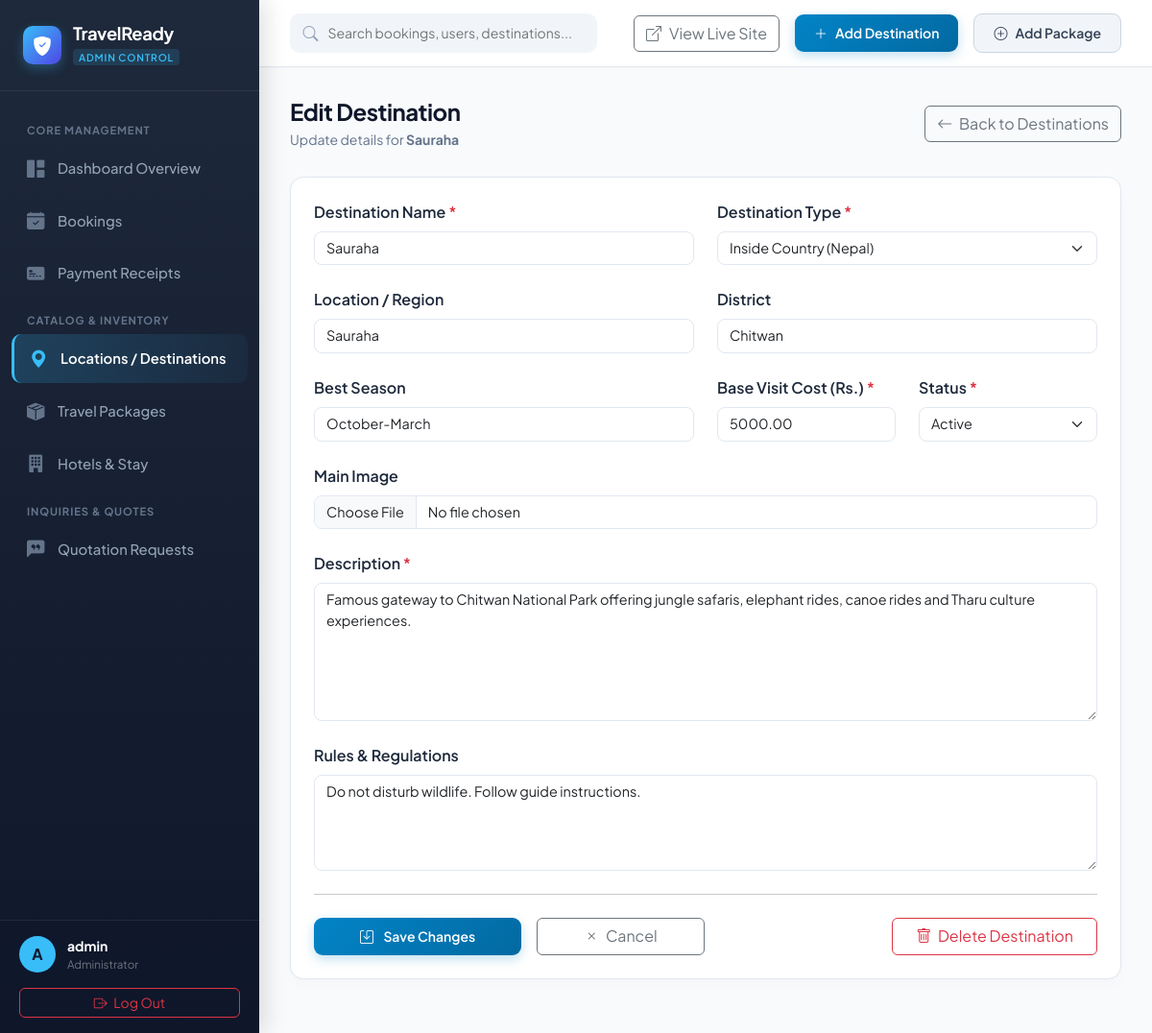
The page /dashboard/admin/destinations/1/edit/ (signed in) on the database its author committed.
### apps/destinations/models.py (models this page shows, shortened)
class Destination(models.Model):
    DESTINATION_TYPE = [
        ('INSIDE_COUNTRY', 'Inside Country'),
        ('OUTSIDE_COUNTRY', 'Outside Country'),
    ]
    STATUS = [
        ('Active', 'Active'),
        ('Inactive', 'Inactive'),
    ]
    name = models.CharField(max_length=200)
    slug = models.SlugField(unique=True, max_length=200)
    destination_type = models.CharField(
        max_length=20,
        choices=DESTINATION_TYPE,
        default='INSIDE_COUNTRY',
    )
    location = models.CharField(max_length=200, blank=True)
    district = models.CharField(max_length=100, blank=True)
    description = models.TextField()
    main_image = models.ImageField(
        upload_to='destinations/main/',
        blank=True,
        null=True,
    )
    rules_regulations = models.TextField(blank=True)
    best_season = models.CharField(max_length=200, blank=True)
    base_visit_cost = models.DecimalField(
        max_digits=10,
        decimal_places=2,
        default=0,
    )
    status = models.CharField(
        max_length=10,
        choices=STATUS,
        default='Active',
    )
    created_at = models.DateTimeField(auto_now_add=True)
    updated_at = models.DateTimeField(auto_now=True)

### apps/accounts/views.py (the view)
@login_required
def admin_destination_edit(request, pk):
    if not (request.user.is_staff or request.user.is_superuser):
        messages.error(request, 'You do not have permission to access this page.')
        return redirect('dashboard:dashboard')
    destination = get_object_or_404(Destination, pk=pk)
    if request.method == 'POST':
        form = DestinationForm(request.POST, request.FILES, instance=destination)
        if form.is_valid():
            destination = form.save()
            messages.success(request, f'Destination "{destination.name}" updated successfully!')
            return redirect('dashboard:admin_destinations')
        else:
            messages.error(request, 'Failed to update destination. Please check form errors.')
    else:
        form = DestinationForm(instance=destination)
    context = {'destination': destination, 'form': form}
    return render(request, 'dashboard/admin/destinations/edit.html', context)

### apps/destinations/forms.py
class DestinationForm(forms.ModelForm):
    class Meta:
        model = Destination
        exclude = ('slug', 'created_at', 'updated_at')

### templates/dashboard/admin/destinations/edit.html (shortened to what this page needs)
{% extends 'dashboard/base_admin.html' %}
{% load static %}
{% block content %}
<div class="page-header">
    <div>
        <h1 class="page-title">Edit Destination</h1>
        <div class="page-subtitle">Update details for <strong>{{ destination.name }}</strong></div>
    </div>
    <a href="{% url 'dashboard:admin_destinations' %}" class="btn btn-outline-secondary">
        <i class="bi bi-arrow-left me-1"></i> Back to Destinations
    </a>
</div>
<div class="admin-card">
    <div class="p-4">
        <form method="post" enctype="multipart/form-data">
            <div class="row g-4">
                <div class="col-md-6">
                    <label for="name" class="form-label fw-semibold">Destination Name <span class="text-danger">*</span></label>
                    <input type="text" class="form-control" id="name" name="name" value="{{ destination.name }}" required>
                </div>
                <div class="col-md-6">
                    <label for="destination_type" class="form-label fw-semibold">Destination Type <span class="text-danger">*</span></label>
                    <select class="form-select" id="destination_type" name="destination_type" required>
                        <option value="INSIDE_COUNTRY" {% if destination.destination_type == 'INSIDE_COUNTRY' %}selected{% endif %}>Inside Country (Nepal)</option>
                    </select>
                </div>
                <div class="col-md-6">
                    <label for="location" class="form-label fw-semibold">Location / Region</label>
                    <input type="text" class="form-control" id="location" name="location" value="{{ destination.location|default:'' }}">
                </div>
                <div class="col-md-6">
                    <label for="district" class="form-label fw-semibold">District</label>
                    <input type="text" class="form-control" id="district" name="district" value="{{ destination.district|default:'' }}">
                </div>
                <div class="col-md-6">
                    <label for="best_season" class="form-label fw-semibold">Best Season</label>
                    <input type="text" class="form-control" id="best_season" name="best_season" value="{{ destination.best_season|default:'' }}">
                </div>
                <div class="col-md-3">
                    <label for="base_visit_cost" class="form-label fw-semibold">Base Visit Cost (Rs.) <span class="text-danger">*</span></label>
                    <input type="number" step="0.01" class="form-control" id="base_visit_cost" name="base_visit_cost" value="{{ destination.base_visit_cost }}" required>
                </div>
                <div class="col-md-3">
                    <label for="status" class="form-label fw-semibold">Status <span class="text-danger">*</span></label>
                    <select class="form-select" id="status" name="status" required>
                        <option value="Active" {% if destination.status == 'Active' %}selected{% endif %}>Active</option>
                    </select>
                </div>
                <div class="col-12">
                    <label for="main_image" class="form-label fw-semibold">Main Image</label>
                    <input type="file" class="form-control" id="main_image" name="main_image" accept="image/*">
                </div>
                <div class="col-12">
                    <label for="description" class="form-label fw-semibold">Description <span class="text-danger">*</span></label>
                    <textarea class="form-control" id="description" name="description" rows="6" required>{{ destination.description }}</textarea>
                </div>
                <div class="col-12">
                    <label for="rules_regulations" class="form-label fw-semibold">Rules & Regulations</label>
                    <textarea class="form-control" id="rules_regulations" name="rules_regulations" rows="4">{{ destination.rules_regulations|default:'' }}</textarea>
                </div>
            </div>
            <hr class="my-4">
            <div class="d-flex gap-3">
                <button type="submit" class="btn btn-admin-primary px-5">
                    <i class="bi bi-save me-2"></i> Save Changes
                </button>
                <a href="{% url 'dashboard:admin_destinations' %}" class="btn btn-outline-secondary px-5">
                    <i class="bi bi-x me-1"></i> Cancel
                </a>
                <a href="{% url 'dashboard:admin_destination_delete' destination.pk %}" class="btn btn-outline-danger ms-auto px-4">
                    <i class="bi bi-trash me-1"></i> Delete Destination
                </a>
            </div>
        </form>
    </div>
</div>
{% endblock %}

### templates/dashboard/base_admin.html (shortened to what this page needs)
<!DOCTYPE html>
<html lang="en">
<head>
    <link href="https://cdn.jsdelivr.net/npm/bootstrap@5.3.2/dist/css/bootstrap.min.css" rel="stylesheet">
    <link rel="stylesheet" href="https://cdn.jsdelivr.net/npm/bootstrap-icons@1.11.2/font/bootstrap-icons.min.css">
</head>
<body>
    <aside class="admin-sidebar" id="adminSidebar">
        <div class="sidebar-brand">
            <div class="brand-icon">
                <i class="bi bi-shield-fill-check"></i>
            </div>
            <div>
                <div class="brand-text">TravelReady</div>
                <span class="brand-badge">ADMIN CONTROL</span>
            </div>
        </div>
        <nav class="sidebar-nav">
            <div class="nav-section-title">Core Management</div>
            <a href="{% url 'dashboard:admin_dashboard' %}" class="admin-nav-item {% if request.resolver_match.url_name == 'admin_dashboard' %}active{% endif %}">
                <i class="bi bi-grid-1x2-fill"></i>
                <span>Dashboard Overview</span>
            </a>
            <a href="{% url 'dashboard:admin_bookings' %}" class="admin-nav-item {% if '/admin/bookings' in request.path %}active{% endif %}">
                <i class="bi bi-calendar-check-fill"></i>
                <span>Bookings</span>
            </a>
            <a href="{% url 'dashboard:admin_payments' %}" class="admin-nav-item {% if '/admin/payments' in request.path %}active{% endif %}">
                <i class="bi bi-credit-card-2-front-fill"></i>
                <span>Payment Receipts</span>
            </a>
            <div class="nav-section-title">Catalog & Inventory</div>
            <a href="{% url 'dashboard:admin_destinations' %}" class="admin-nav-item {% if '/admin/destinations' in request.path %}active{% endif %}">
                <i class="bi bi-geo-alt-fill"></i>
                <span>Locations / Destinations</span>
            </a>
            <a href="{% url 'dashboard:admin_packages' %}" class="admin-nav-item {% if '/admin/packages' in request.path %}active{% endif %}">
                <i class="bi bi-box-seam-fill"></i>
                <span>Travel Packages</span>
            </a>
            <a href="{% url 'dashboard:admin_hotels' %}" class="admin-nav-item {% if '/admin/hotels' in request.path %}active{% endif %}">
                <i class="bi bi-building-fill"></i>
                <span>Hotels & Stay</span>
            </a>
            <div class="nav-section-title">Inquiries & Quotes</div>
            <a href="{% url 'dashboard:admin_quotations' %}" class="admin-nav-item {% if '/admin/quotations' in request.path %}active{% endif %}">
                <i class="bi bi-chat-left-quote-fill"></i>
                <span>Quotation Requests</span>
            </a>
        </nav>
        <div class="sidebar-footer">
            <div class="admin-user-profile mb-2">
                <div class="admin-avatar">
                    {{ user.username|slice:":1"|upper }}
                </div>
                <div class="overflow-hidden">
                    <div class="text-white fw-bold text-truncate" style="font-size: 0.875rem;">{{ user.get_full_name|default:user.username }}</div>
                    <div class="text-secondary small" style="font-size: 0.725rem;">Administrator</div>
                </div>
            </div>
            <a href="{% url 'accounts:logout' %}" class="btn btn-outline-danger btn-sm w-100 mt-2 rounded-2">
                <i class="bi bi-box-arrow-right me-1"></i> Log Out
            </a>
        </div>
    </aside>
    <div class="admin-wrapper">
        <header class="admin-topbar">
            <div class="d-flex align-items-center gap-3">
                <div class="topbar-search d-none d-md-block">
                    <i class="bi bi-search"></i>
                    <input type="text" placeholder="Search bookings, users, destinations...">
                </div>
            </div>
            <div class="topbar-actions">
                <a href="{% url 'destinations_home:home' %}" target="_blank" class="btn btn-outline-secondary d-none d-sm-inline-flex align-items-center gap-2">
                    <i class="bi bi-box-arrow-up-right"></i>
                    <span>View Live Site</span>
                </a>
                <a href="{% url 'dashboard:admin_destination_create' %}" class="btn btn-admin-primary d-none d-sm-inline-flex align-items-center gap-2">
                    <i class="bi bi-plus-lg"></i>
                    <span>Add Destination</span>
                </a>
                <a href="{% url 'dashboard:admin_package_create' %}" class="btn btn-admin-secondary d-none d-sm-inline-flex align-items-center gap-2">
                    <i class="bi bi-plus-circle"></i>
                    <span>Add Package</span>
                </a>
            </div>
        </header>
        <main class="admin-content-body">
            {% block content %}{% endblock %}
        </main>
    </div>
</body>
</html>

### rows shown on the page
Destination: name "Sauraha", destination_type "Inside Country (Nepal)", location "Sauraha", district "Chitwan", best_season "October-March", base_visit_cost "5000.00", status "Active", description "Famous gateway to Chitwan National Park offering jungle safaris, elephant rides, canoe rides and Tharu culture experiences.", rules_regulations "Do not disturb wildlife. Follow guide instructions."

### other values the page prints
{{ user.username|slice:":1"|upper }} "A"
{{ user.get_full_name|default:user.username }} "admin"
